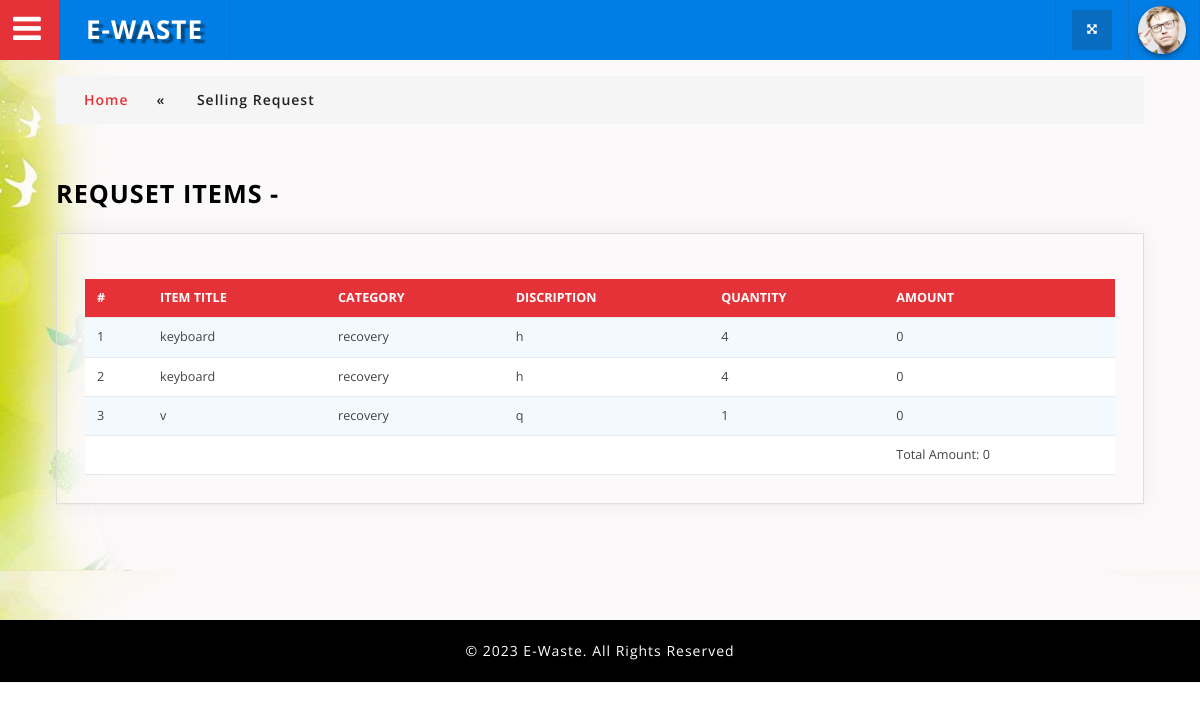
Screenshot of /admin/report_date_item_view.php?id=27 (signed in) with the database file from the repository.
### tables this page shows
CREATE TABLE IF NOT EXISTS `request_items` (
  `req_item_id` int NOT NULL AUTO_INCREMENT,
  `req_id` int NOT NULL,
  `item_title` varchar(70) NOT NULL,
  `e_cat_id` int NOT NULL,
  `description` varchar(100) NOT NULL,
  `qty` int NOT NULL,
  `amount` int NOT NULL,
  PRIMARY KEY (`req_item_id`)
);

CREATE TABLE IF NOT EXISTS `ewaste_category` (
  `catid` int NOT NULL AUTO_INCREMENT,
  `catname` varchar(60) NOT NULL,
  `price` varchar(50) NOT NULL,
  PRIMARY KEY (`catid`)
);

### connectionclass.php (called while the page is built, shortened)
<?php
class Connectionclass
{
	public $db = null;
 public function open()
  {
    $dbname ="ewaste1";
  	 $this->db = mysqli_connect("localhost","root","","$dbname") or die('Error connecting to MySQL server.');
  }
  public function GetTable($qry)
 {
 	try
	{
		$result=mysqli_query($this->db,$qry);
		if($result)
		{
			$data = array();
			while ($row = mysqli_fetch_assoc($result))
			{
				$data[] = $row;
			}
			return $data;
		}
		else
			throw new Exception(mysqli_error($this->db));
	}
	catch(Exception $e)
	{
		return $e->getMessage();
	}
 }
}
?>

### admin/report_date_item_view.php (the view, shortened to what this page needs)
<?php
require_once('header.php');
require_once('../ConnectionClass.php');
$obj=new connectionclass();
 $id=$_GET['id'];
 echo $qry1="select * from request_items inner join ewaste_category on request_items.e_cat_id=ewaste_category.catid where req_id='$id'";
$result=$obj->GetTable($qry1);
?>
				<div class="inner_content" style="background-image: url(images/home1.png);">
						<div class="w3l_agileits_breadcrumbs">
							<div class="w3l_agileits_breadcrumbs_inner">
								<ul>
								<li><a href="index.php">Home</a><span>«</span></li>
									<li>Selling Request</li>
								</ul>
							</div>
						</div>
					<div class="inner_content_w3_agile_info two_in">
					  <h2 class="w3_inner_tittle">Requset items - <?php
					  ?></h2>
									<div class="agile-tables">
										<div class="w3l-table-info agile_info_shadow">
											<table id="table">
											<thead>
											  <tr>
											  	<th>#</th>
												<th>item title</th>
												<th>category</th>
												<th>discription</th>
												<th>quantity</th>
												<th>amount</th>
											  </tr>
											</thead>
											<tbody>
												<?php
												$i=0;
                                                $totalAmount = 0;
												foreach ($result as $r)
												{
													$i++;
													?>
											  <tr>
												<td><?php echo $i;?></td>
												<td><?php echo $r["item_title"];?></td>
												<td><?php echo $r["catname"];?></td>
												<td><?php echo $r["description"];?></td>
												<td><?php echo $r["qty"];?></td>
												<td><?php echo $r["amount"];?></td>
											 <?php
                                              $totalAmount = $totalAmount + ($r["amount"] * $r['qty'] );
												}
											?>
                                            <tr>
                                                <td></td><td></td><td></td><td></td><td></td><td> Total Amount: <?php echo $totalAmount; ?></td>
                                            </tr>
											</tbody>
										  </table>
								</div>
						</div>
				    </div>
				</div>
<?php
require_once('footer.php');
?>

### admin/css/table-style.css (style rules this page uses)
table { background: white; border-collapse: collapse; margin: 1.25em 0 0; width: 100%; }
table tr, table th, table td { border: none; border-bottom: 1px solid #e8e8e8; font-size: .95em; }
table th, table td { padding: 10px 12px; text-align: left; }
table th { background: #e53238; color: #fff; text-transform: uppercase; }
table tr td { background: #f3faff; color: #424242; }
table tr:nth-of-type(2n+2) td { background: #ffffff; }
table { width: 100%; }

### admin/css/component.css (style rules this page uses)
*, *:after, *::before { -webkit-box-sizing: border-box; -moz-box-sizing: border-box; box-sizing: border-box; }

### admin/css/style.css (style rules this page uses)
body { margin:0; padding:0; background:#fff; font-family: 'Open Sans', sans-serif; }
h1,h2,h3,h4,h5,h6 { margin:0; font-family: 'Open Sans', sans-serif; }
ul { margin:0; padding:0; }
p,ul,ol { font-size:14px; }
input[type="submit"],a,.nbs-flexisel-nav-left,.nbs-flexisel-nav-right { transition:.5s ease-in; -webkit-transition:.5s ease-in; -moz-transition:.5s ease-in; -o-transition:.5s ease-in; -ms-transition:.5s ease-in; }
.inner_content { padding: 4em 4em; min-height: 600px; }
.agile_info_shadow { padding: 1em; box-shadow: 0 0px 24px 0 rgba(0, 0, 0, 0.06), 0 1px 0px 0 rgba(0, 0, 0, 0.02); -webkit-box-shadow: 0 0px 24px 0 rgba(0, 0, 0, 0.06), 0 1px 0px 0 rgba(0, 0, 0, 0.02); -moz-box-shadow: 0 0px 24px 0 rgba(0, 0, 0, 0.06), 0 1px 0px 0 rgba(0, 0, 0, 0.02); -o-box-shadow:0 0px 24px 0 rgba(0, 0, 0, 0.06), 0 1px 0px 0 rgba(0, 0, 0, 0.02); border: 1px solid #ddd; }
.inner_content_w3_agile_info { margin-top:4.5em; }
.inner_content_w3_agile_info.two_in { margin-top: 4em; }
.w3l_agileits_breadcrumbs { padding:1em 0; background:#f5f5f5; }
.w3l_agileits_breadcrumbs ul li { display:inline-block; color:#212121; font-weight:600; font-family: 'Open Sans', sans-serif; letter-spacing:1px; }
.w3l_agileits_breadcrumbs ul li a { color: #e53238; text-decoration:none; font-family: 'Open Sans', sans-serif; }
.w3l_agileits_breadcrumbs ul li span { padding:0 2em; }
.w3l_agileits_breadcrumbs_inner { padding: 0 2em; }
h2.w3_inner_tittle { text-transform: uppercase; color: #000; margin: 0.5em 0 1em 0; font-weight: 700; font-size: 1.8em; letter-spacing: 1px; }
.sub_agile_btn.agile_info_shadow,.agile-validation.agile_info_shadow ,.w3l-table-info.agile_info_shadow,.page_w3ls_cal,.agile_info_icons_wthree { padding: 2em; }
.w3l-table-info.agile_info_shadow { margin-bottom: 2em; }

### rows the page displays
request_items: item_title "keyboard", ewaste_category.catname "recovery", description "h", qty "4", amount "0"
request_items: item_title "keyboard", ewaste_category.catname "recovery", description "h", qty "4", amount "0"
request_items: item_title "v", ewaste_category.catname "recovery", description "q", qty "1", amount "0"

### other values shown
$totalAmount "0"
